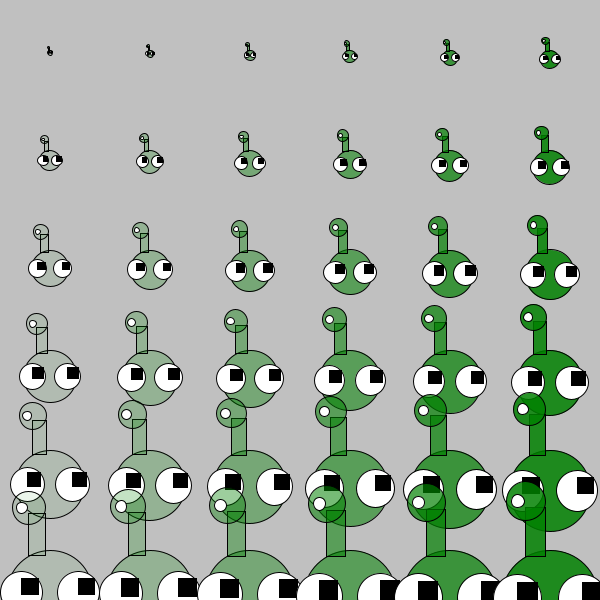
Frame 1 (no input)
Frame 60 (the mouse pressed at the canvas centre just before this capture): identical to frame 1, image omitted
Frame 120 (the mouse held since frame 60 and released just before this capture): identical to frame 1, image omitted

The Processing sketch that drew this single still picture (run headless with seeded random() and noise(); from frame 60 on, the mouse is pressed at the canvas centre):

// Processing sketch: processing_29731
// ── processing_29731.pde

void setup (){
  size (600,600);
  smooth ();
}

void draw () {
  background (192);
  matriz (36);

}

void matriz (int cuantos){
  float lado = sqrt (cuantos);  
  int ladoN = ceil (lado);
  float ancho = width/ladoN;
  
  fill (128,0,0);
  
  for (int n = 0; n<cuantos; n++){
  float fila = ceil (n/ladoN) ;
  float columna = n % ladoN; // el resto de la división por
  
  float miAzul = map (fila,0,ladoN,20,255);
  float miT =map (columna,0,ladoN,20,255);
  float miW = map (n,0,cuantos, ancho/10,ancho*2);
  buzo ((columna*ancho) + ancho/2,(fila*ancho)+ ancho/2,miW,color (0,128,0,miT));//muchos buzos
  } 
}
void buzo (float buzoX,float buzoY,float buzoW,color miAzul){
//buzo

fill(miAzul);
ellipse (buzoX, buzoY+ (buzoW/4), buzoW/2, buzoW/2);
rect (buzoX - (buzoW/8), buzoY- (buzoW/8)- (buzoW/11),buzoW/10,buzoW/4);

ellipse (buzoX-(buzoW/8),buzoY -(buzoW/4),buzoW/5,buzoW/5);
fill (255);
ellipse (buzoX-(buzoW/6),buzoY -(buzoW/4),buzoW/15,buzoW/15);
ellipse (buzoX+(buzoW/6),buzoY+(buzoW/4),buzoW/4,buzoW/4);
ellipse (buzoX-(buzoW/6),buzoY+(buzoW/4),buzoW/4,buzoW/4);
fill(0);
rect (buzoX+(buzoW/6),buzoY+(buzoW/6),buzoW/10,buzoW/10);
rect (buzoX-(buzoW/6),buzoY+(buzoW/6),buzoW/10,buzoW/10);

}
